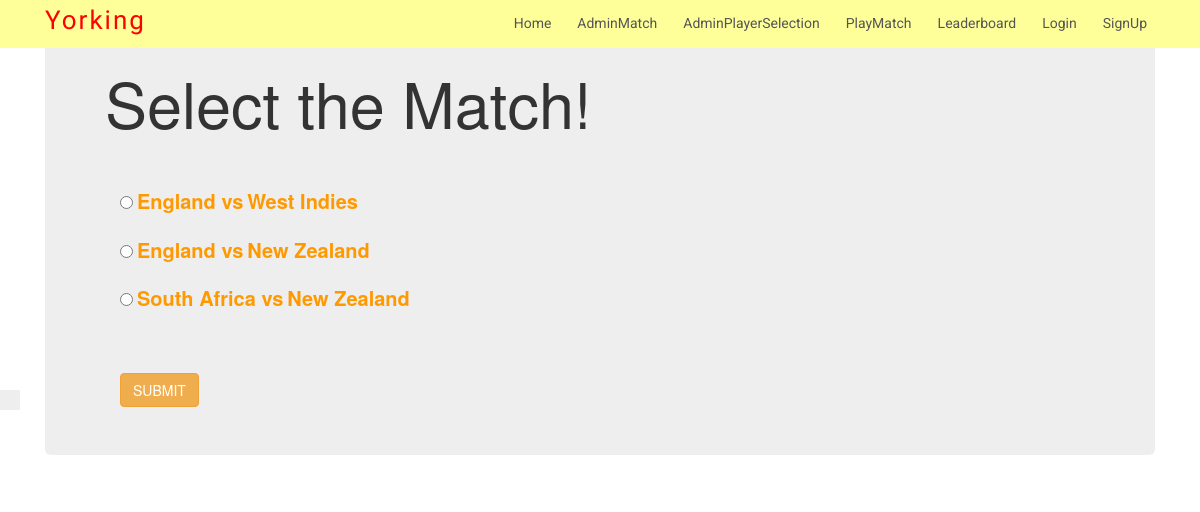
Page /team/ (signed in) on the earlier database version.
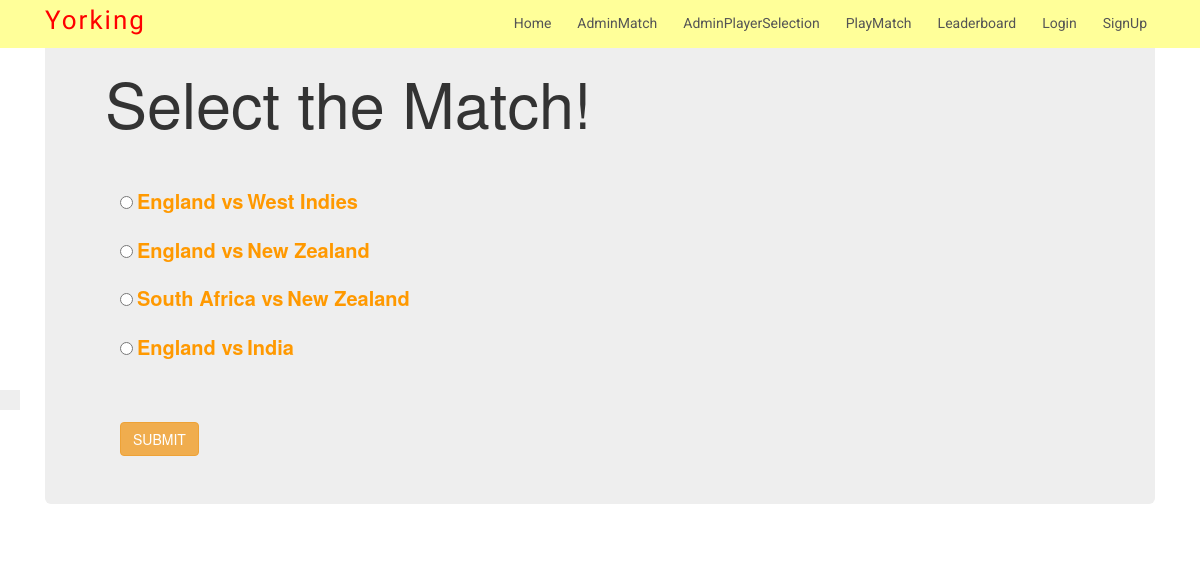
Same page on the later database version.
### Yorking/models.py (models this page shows)
class match_user(models.Model):
    match_id=models.CharField(primary_key=True,default=uuid_hex,max_length=100,editable=False)
    country1=models.CharField(max_length=200)
    country2=models.CharField(max_length=200)
    status=models.CharField(max_length=200,default='Not occured')

### Yorking/views.py (the view)
# urls.py: path('team/',views.select_team,name="select_team"),
def select_team(request):
    userid=request.session.get('user_id',default='login required')
    if userid=='login required':
        return redirect('/user_login')
    userid=request.session['user_id']
    user_obj=user.objects.get(user_id=userid)
    user_team_obj=user_team.objects.filter(user_id=user_obj).values('match_id')
    matches=[]
    match_user_obj=match_user.objects.filter(status='Available').values()
    available=[]
    user_played=[]
    matches=[]
    for i in match_user_obj:
        available.append(i['match_id'])
    for i in user_team_obj:
        user_played.append(i['match_id'])
    for i in available:
        if i not in user_played:
            matches.append(i)
    match_list=[]
    for i in matches:
        match_list.append(match_user.objects.filter(match_id=i).values()[0])
    if len(matches)==0:
        error="No New Matches Available! Come back Later Some time"
    else:
        error=False
    return render(request,'Yorking/team.html',{'error':error,'matches':match_list})

### templates/Yorking/team.html (shortened to what this page needs)
<!DOCTYPE html>
{% extends 'base.html' %}
{% load static %}
{% block content %}
<html lang="en" dir="ltr">
  <head>
    <link rel="stylesheet" href="https://maxcdn.bootstrapcdn.com/bootstrap/3.3.7/css/bootstrap.min.css">
  </head>
  <body>
    <div class="container">
      <div class="jumbotron">
        <h1>Select the Match!</h1>
        <br><br>
        <div class="container">
          <form action="{% url 'Yorking:playerss' %}" method="POST">
            {% for i in matches %}
            <div class="form-group">
              <input type="radio" name="matchid" value={{i.match_id}}>
              <label for="player" style="color:#ff9900; font-size:20px">{{i.country1}} vs</label>
              <label for="player" style="color:#ff9900; font-size:20px"> {{i.country2}}</label><p></p>
              <span class="checkmark"></span>
            </div>
            {% endfor %}
            <br><br>
            <button type="submit" name='submit' class="btn btn-warning margin-bottom button">Submit</button>
          </form>
        </div>
      </div>
    </div>
  </body>
</html>
{% endblock %}

Differences in the rows shown:
now on this page (row edited): match_user: country1 "England", country2 "India"
